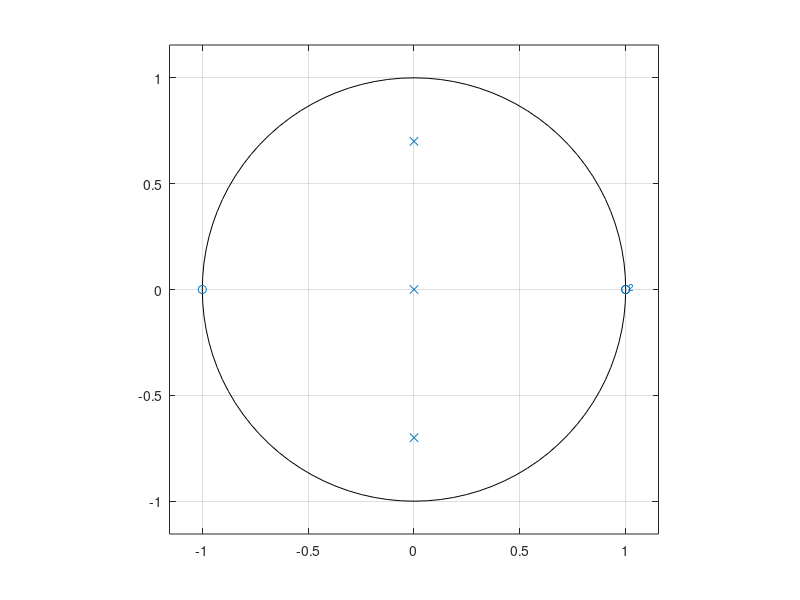
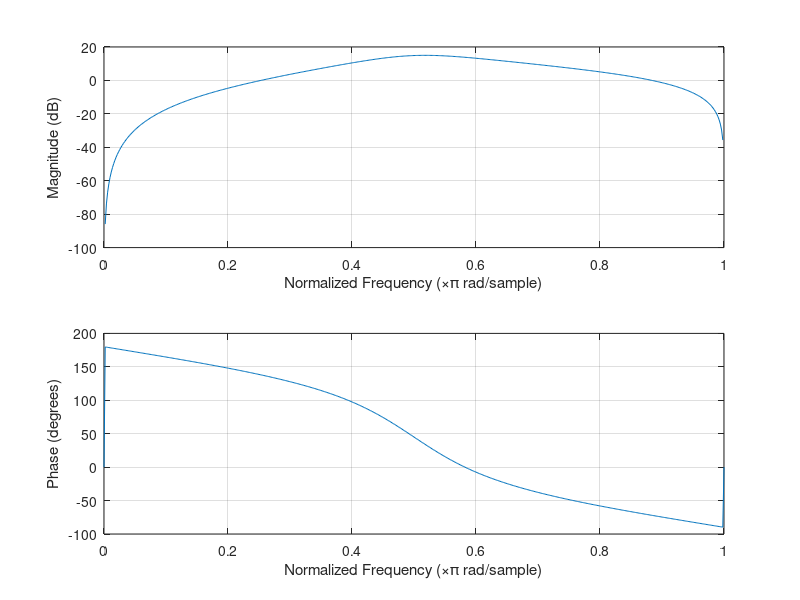
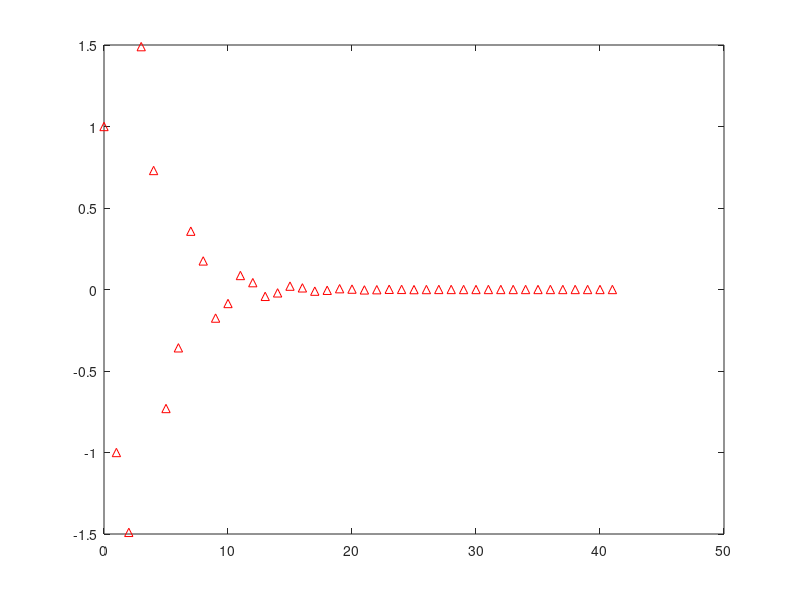

Write MATLAB code to recreate these figures, in order. (Note: this script raises an error after producing the figures.)
%% Demo of discrete-time systems analysis
%% For the ECE-NTUA Signals&Systems course.

clear all;
close all;

%% Definition of poles/zeros
%% Zeros: 1 (x2), -1
%% Poles: 0, \pm 0.7i

z = [1 1 -1];
p = [0 0.7*i -0.7*i];

z = z(:);
p = p(:);

pause();

%% Plotting the zero-pole diagram

figure
zplane(z,p)

pause();

%% Using zp2tf() to get a [b,a] vector representation
%% so that sum(a_i y[n-i]) = sum(b_i x[n-i)
%% + plotting magnitude/phase response

[b,a] = zp2tf(z,p,1) % arbitrary gain value
figure 
freqz(b,a)

pause();
%% Using the a/b vector representation to compute the impulse and step responses.

figure
impz(b,a)

pause();

figure
stepz(b,a)

pause();

%% Use tf2zp() to revert to the zero-pole representation + cross-check

[z,p,k] = tf2zp(b,a)

pause();
%% Performing filtering (calculate the response to a random input) using 2 methods:
%% a) impulse response calc + convolution
%% b) usage of the built-in filter() function.

t = linspace(0,1,300);
x = 1 + 0.5*sin(10*pi*t) + 0.2*sin(80*pi*t);

figure;
plot(x)

pause();

%a)
h = impz(b,a);
y1 = conv(x,h);

%b)
y2 = filter(b,a,x);

%% Note: filter() outputs a signal of equal length to x
%% impz() + conv() a signal of length = length(x) + length(h) -1

pause();

figure;
plot(y1)
hold on;
plot(y2)

%% How do you explain the filtering result? 